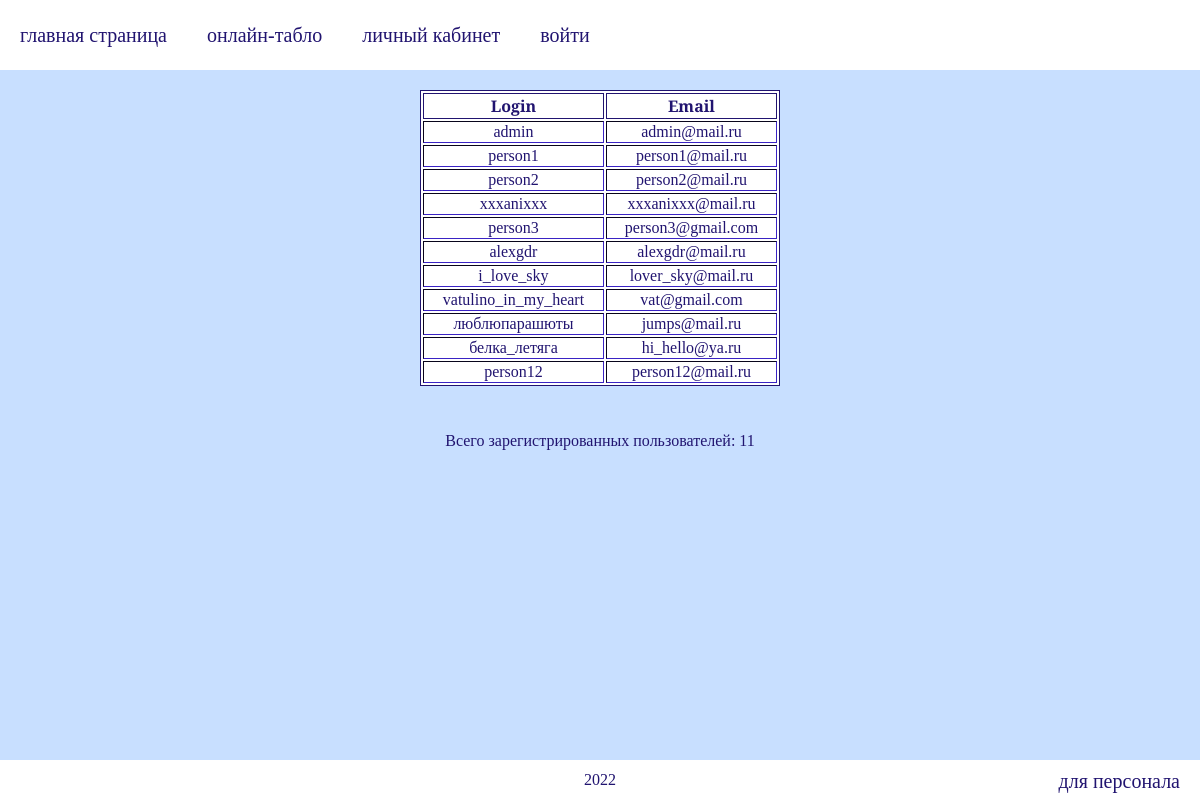
Page /settings/users (signed in) on the committed database.
### main.py (models this page shows)
class Users(db.Model, UserMixin):
    id = db.Column(db.Integer, primary_key=True)
    login = db.Column(db.String(15), nullable=True, unique=True)
    password = db.Column(db.String(500), nullable=True)
    email = db.Column(db.String(30), nullable=True, unique=True)

### main.py (the view)
@app.route("/settings/users", methods=['POST', 'GET'])
@login_required
def settings_users():
    list_users = Users.query.all()
    return render_template('settings_users.html', list_users=list_users)

### main.py (called while the page is built)
@login_manager.user_loader
def load_user(user_id):
    return Users.query.get(user_id)

@app.after_request
def redirect_to_login(response):
    if response.status_code == 401:
        return redirect((url_for('login') + '?next=' + request.url))
    return response

### templates/settings_users.html
{% extends "base.html" %}
{% block content %}
<table border="1px solid">
    <tr><th>Login</th><th>Email</th></tr>
        {% for i in range(list_users|length) %}
            <tr><td>{{ list_users[i].login }}</td><td>{{ list_users[i].email }}</td></tr>
        {% endfor %}
</table>
<p>Всего зарегистрированных пользователей: {{ list_users|length }}</p>
{% endblock %}

### static/style.css (style rules this page uses)
body { margin: 0; padding: 0; background: rgba(140,189,255,0.47); width: 100%; color: #211470; font-family: 'Playfair Display SC', serif; }
table { border: #211470 solid 1px; background: white; width: 30%; margin-right: 30px; margin-left: 30px; margin-bottom: 30px; text-align: center; }
th { border: #211470 0.5px solid; }

### rows in the picture
Users: login "admin", email "admin@mail.ru"
Users: login "person1", email "person1@mail.ru"
Users: login "person2", email "person2@mail.ru"
Users: login "xxxanixxx", email "xxxanixxx@mail.ru"
Users: login "person3", email "person3@gmail.com"
Users: login "alexgdr", email "alexgdr@mail.ru"
Users: login "i_love_sky", email "lover_sky@mail.ru"
Users: login "vatulino_in_my_heart", email "vat@gmail.com"
Users: login "люблюпарашюты", email "jumps@mail.ru"
Users: login "белка_летяга", email "hi_hello@ya.ru"
Users: login "person12", email "person12@mail.ru"

### other values in the picture
{{ list_users|length }} "11"
